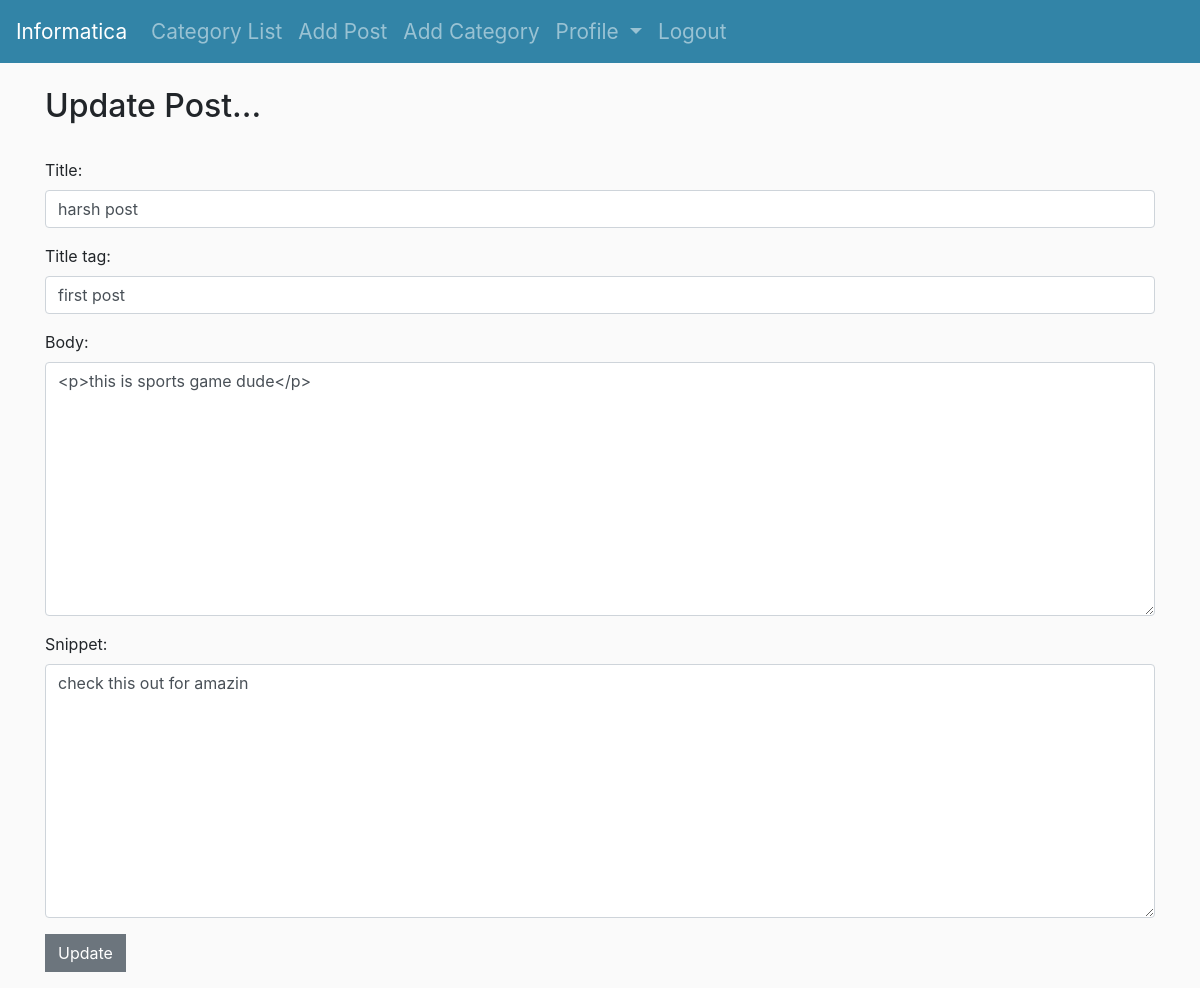
The page /update_post/13 (signed in) on the database as committed earlier.
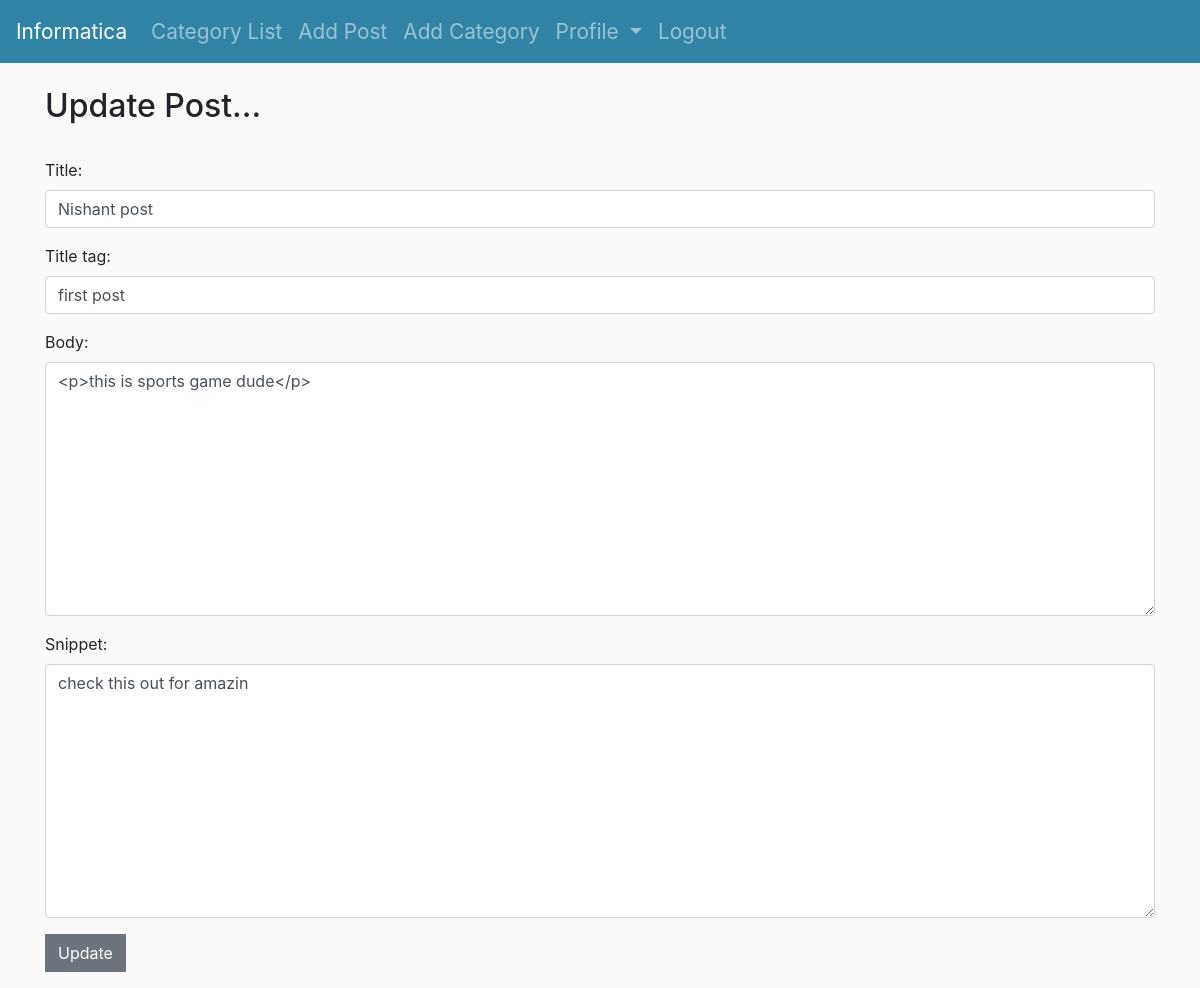
The same page on the database as committed later.
### theblog/models.py (models this page shows, shortened)
class Post(models.Model):
    title = models.CharField(max_length=255)
    header_image = models.ImageField(null=True, blank=True, upload_to="images/")
    title_tag = models.CharField(max_length=255)
    author = models.ForeignKey(User, on_delete=models.CASCADE)
    body = RichTextField(blank=True,null=True)
    post_date = models.DateField(auto_now_add=True)
    category = models.CharField(max_length=25, default='coding')
    snippet = models.CharField(max_length=50)
    likes = models.ManyToManyField(User, related_name='blog_posts')

### theblog/views.py (the view)
# urls.py: path('update_post/<int:pk>',UpdatePostView.as_view(),name='update_post'),
class UpdatePostView(UpdateView):
    model = Post
    form_class = EditForm
    template_name = 'update_post.html'

### theblog/forms.py
class EditForm(forms.ModelForm):
    class Meta:
        model = Post
        fields = ('title','title_tag','body','snippet')
        widgets = {
            'title' : forms.TextInput(attrs={'class':'form-control','placeholder':'Title of the Blog'}),
            'title_tag' : forms.TextInput(attrs={'class':'form-control','placeholder':'Title tag of the Blog'}),
            'body' : forms.Textarea(attrs={'class':'form-control','placeholder':'Body of the Blog'}),
            'snippet' : forms.Textarea(attrs={'class':'form-control'}),
        }

### theblog/templates/update_post.html (shortened to what this page needs)
<div class="response">
{% extends "base.html" %}
{% block content %}
{% if user.is_authenticated %}
{% if user.id == post.author.id or request.user.is_staff %}
<h2>Update Post...</h2><br>
<div class="form-group">
    <form action="" method="POST">
        {{form.as_p}}
        <input value="Update" type="submit" class="btn btn-secondary">
    </form>
</div>
{% else %}
you are not allowed here !!
{% endif %}
{% else %}
you are not allowed here !!
{% endif %}
{% endblock content %}

Rows that differ between the two databases and show on the page:
changed Post "first post": title "harsh post" → "Nishant post"
